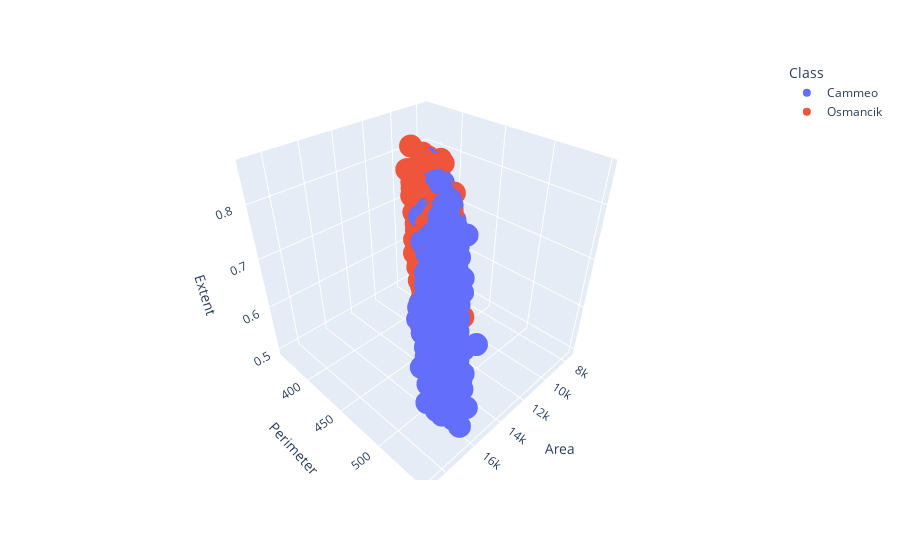

Notebook cell for this chart:
### Markdown cell above
## Task 2: Tarea 2: Visualizar muestras en 3D

Intente graficar tres de las características en 3D entre sí.

### Code cell
#@title Plot three features in 3D by entering their names and running this cell

x_axis_data = 'Area'  # @param {type: "string"}
y_axis_data = 'Perimeter'  # @param {type: "string"}
z_axis_data = 'Extent'  # @param {type: "string"}

px.scatter_3d(
    rice_dataset,
    x=x_axis_data,
    y=y_axis_data,
    z=z_axis_data,
    color='Class',
).show()

### Figure 1 — Plotly figure (JSON) as saved in the notebook; plotly's stock layout.template omitted (floating-point values rounded to 4 significant figures; data arrays with more than 128 entries replaced by an {"elided": "..."} marker saying what was removed)
{"data": [{"hovertemplate": "Class=Cammeo<br>Area=%{x}<br>Perimeter=%{y}<br>Extent=%{z}<extra></extra>", "legendgroup": "Cammeo", "marker": {"color": "#636efa", "symbol": "circle"}, "mode": "markers", "name": "Cammeo", "scene": "scene", "showlegend": true, "type": "scatter3d", "x": {"elided": "1630 int values"}, "y": {"elided": "1630 float values"}, "z": {"elided": "1630 float values"}}, {"hovertemplate": "Class=Osmancik<br>Area=%{x}<br>Perimeter=%{y}<br>Extent=%{z}<extra></extra>", "legendgroup": "Osmancik", "marker": {"color": "#EF553B", "symbol": "circle"}, "mode": "markers", "name": "Osmancik", "scene": "scene", "showlegend": true, "type": "scatter3d", "x": {"elided": "2180 int values"}, "y": {"elided": "2180 float values"}, "z": {"elided": "2180 float values"}}], "layout": {"legend": {"title": {"text": "Class"}, "tracegroupgap": 0}, "margin": {"t": 60}, "scene": {"domain": {"x": [0, 1], "y": [0, 1]}, "xaxis": {"title": {"text": "Area"}}, "yaxis": {"title": {"text": "Perimeter"}}, "zaxis": {"title": {"text": "Extent"}}}}}
